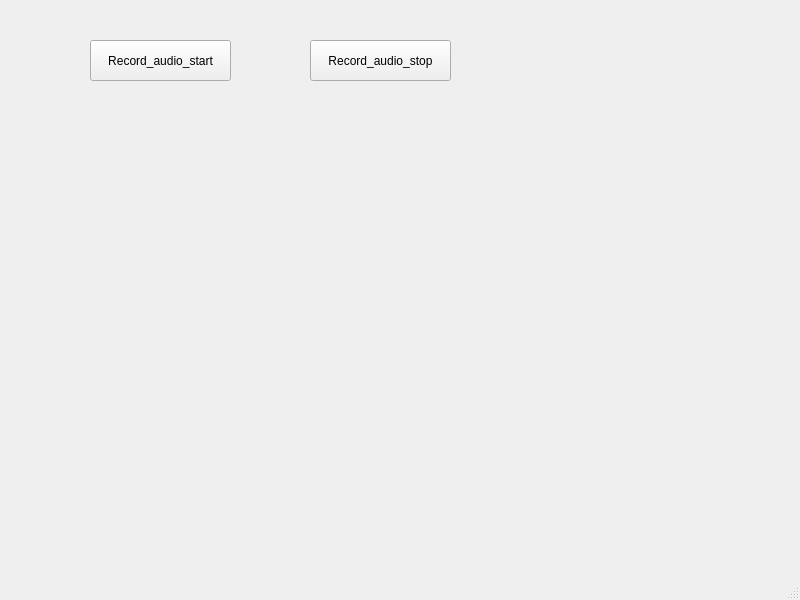
<?xml version="1.0" encoding="UTF-8"?>
<ui version="4.0">
 <class>MainWindow</class>
 <widget class="QMainWindow" name="MainWindow">
  <property name="geometry">
   <rect>
    <x>0</x>
    <y>0</y>
    <width>800</width>
    <height>600</height>
   </rect>
  </property>
  <property name="windowTitle">
   <string>MainWindow</string>
  </property>
  <widget class="QWidget" name="centralwidget">
   <widget class="QPushButton" name="Record_audio">
    <property name="geometry">
     <rect>
      <x>90</x>
      <y>40</y>
      <width>141</width>
      <height>41</height>
     </rect>
    </property>
    <property name="text">
     <string>Record_audio_start</string>
    </property>
   </widget>
   <widget class="QPushButton" name="Record_audio_2">
    <property name="geometry">
     <rect>
      <x>310</x>
      <y>40</y>
      <width>141</width>
      <height>41</height>
     </rect>
    </property>
    <property name="text">
     <string>Record_audio_stop</string>
    </property>
   </widget>
  </widget>
  <widget class="QMenuBar" name="menubar">
   <property name="geometry">
    <rect>
     <x>0</x>
     <y>0</y>
     <width>800</width>
     <height>23</height>
    </rect>
   </property>
  </widget>
  <widget class="QStatusBar" name="statusbar"/>
 </widget>
 <resources/>
 <connections/>
</ui>
